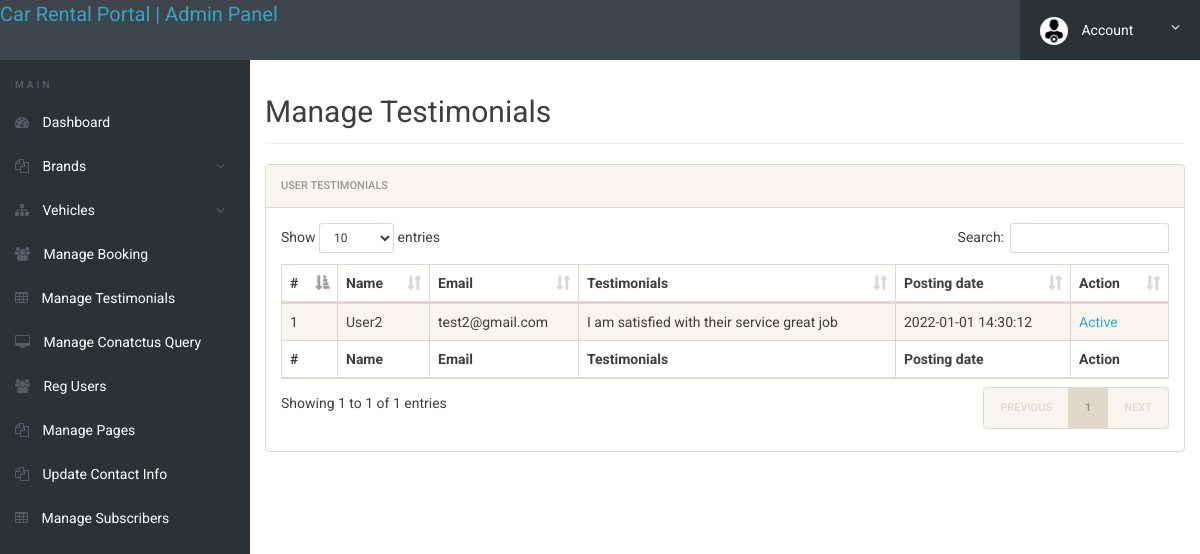
The app's page /admin/testimonials.php (signed in) with its own data.
### tables this page shows
CREATE TABLE `tbltestimonial` (
  `id` int(11) NOT NULL,
  `UserEmail` varchar(100) NOT NULL,
  `Testimonial` mediumtext NOT NULL,
  `PostingDate` timestamp NOT NULL DEFAULT current_timestamp(),
  `status` int(11) DEFAULT NULL
);

CREATE TABLE `tblusers` (
  `id` int(11) NOT NULL,
  `FullName` varchar(120) DEFAULT NULL,
  `EmailId` varchar(100) DEFAULT NULL,
  `Password` varchar(100) DEFAULT NULL,
  `ContactNo` char(11) DEFAULT NULL,
  `dob` varchar(100) DEFAULT NULL,
  `Address` varchar(255) DEFAULT NULL,
  `City` varchar(100) DEFAULT NULL,
  `Country` varchar(100) DEFAULT NULL,
  `RegDate` timestamp NULL DEFAULT current_timestamp(),
  `UpdationDate` timestamp NULL DEFAULT NULL ON UPDATE current_timestamp()
);

### admin/testimonials.php (the view, shortened to what this page needs)
<?php
include('includes/config.php');
if(strlen($_SESSION['alogin'])==0)
	{
header('location:index.php');
}
else{
 ?>
<!doctype html>
<html lang="en" class="no-js">
<head>
	<link rel="stylesheet" href="css/font-awesome.min.css">
	<link rel="stylesheet" href="css/bootstrap.min.css">
	<link rel="stylesheet" href="css/dataTables.bootstrap.min.css">
	<link rel="stylesheet" href="css/bootstrap-social.css">
	<link rel="stylesheet" href="css/bootstrap-select.css">
	<link rel="stylesheet" href="css/fileinput.min.css">
	<link rel="stylesheet" href="css/awesome-bootstrap-checkbox.css">
	<link rel="stylesheet" href="css/style.css">
</head>
<body>
	<?php include('includes/header.php');?>
	<div class="ts-main-content">
		<?php include('includes/leftbar.php');?>
		<div class="content-wrapper">
			<div class="container-fluid">
				<div class="row">
					<div class="col-md-12">
						<h2 class="page-title">Manage Testimonials</h2>
						<div class="panel panel-default">
							<div class="panel-heading">User Testimonials</div>
							<div class="panel-body">
								<table id="zctb" class="display table table-striped table-bordered table-hover" cellspacing="0" width="100%">
									<thead>
										<tr>
										<th>#</th>
											<th>Name</th>
											<th>Email</th>
											<th>Testimonials</th>
											<th>Posting date</th>
											<th>Action</th>
										</tr>
									</thead>
									<tfoot>
										<tr>
										<th>#</th>
											<th>Name</th>
											<th>Email</th>
											<th>Testimonials</th>
											<th>Posting date</th>
											<th>Action</th>
										</tr>
									</tfoot>
									<tbody>
									<?php $sql = "SELECT tblusers.FullName,tbltestimonial.UserEmail,tbltestimonial.Testimonial,tbltestimonial.PostingDate,tbltestimonial.status,tbltestimonial.id from tbltestimonial join tblusers on tblusers.Emailid=tbltestimonial.UserEmail";
$query = $dbh -> prepare($sql);
$query->execute();
$results=$query->fetchAll(PDO::FETCH_OBJ);
$cnt=1;
if($query->rowCount() > 0)
{
foreach($results as $result)
{				?>
										<tr>
											<td><?php echo htmlentities($cnt);?></td>
											<td><?php echo htmlentities($result->FullName);?></td>
											<td><?php echo htmlentities($result->UserEmail);?></td>
											<td><?php echo htmlentities($result->Testimonial);?></td>
											<td><?php echo htmlentities($result->PostingDate);?></td>
										<td><?php if($result->status=="" || $result->status==0)
{
	?><a href="testimonials.php?aeid=<?php echo htmlentities($result->id);?>" onclick="return confirm('Do you really want to Active')"> Inactive</a>
<?php } else {?>
<a href="testimonials.php?eid=<?php echo htmlentities($result->id);?>" onclick="return confirm('Do you really want to Inactive')"> Active</a>
</td>
<?php } ?></td>
										</tr>
										<?php $cnt=$cnt+1; }} ?>
									</tbody>
								</table>
							</div>
						</div>
					</div>
				</div>
			</div>
		</div>
	</div>
</body>
</html>
<?php } ?>

### admin/css/style.css (style rules this page uses)
html { font-size: 14px; }
@media only screen and (min-width: 480px) { html { font-size: 17px; } }
@media only screen and (min-width: 768px) { html { font-size: 14px; } }
body { font-size: 1em; }
a { color: #37a6c4; }
.panel { overflow: hidden; }
.page-title { padding-bottom: 15px; margin-bottom: 20px; border-bottom: 1px solid #f0f0f0; }
.ts-main-content .content-wrapper { padding-top: 15px; margin-top: 60px; }
@media only screen and (min-width: 992px) { .ts-main-content .content-wrapper { margin-left: 250px; } }

### records on screen
tbltestimonial: tblusers.FullName "User2", UserEmail "test2@gmail.com", Testimonial "I am satisfied with their service great job", PostingDate "2022-01-01 14:30:12"
